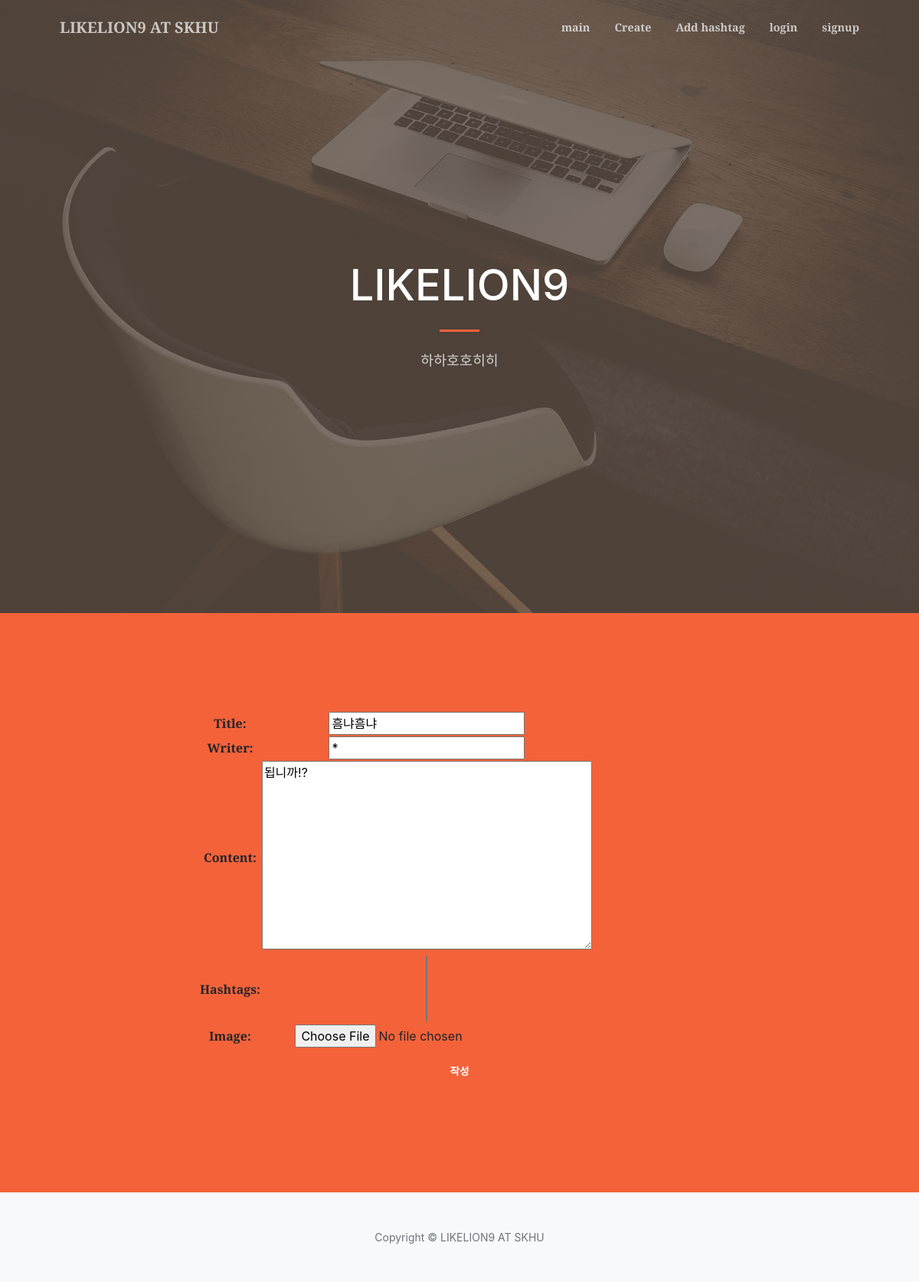
The app's page /edit/1/, older data.
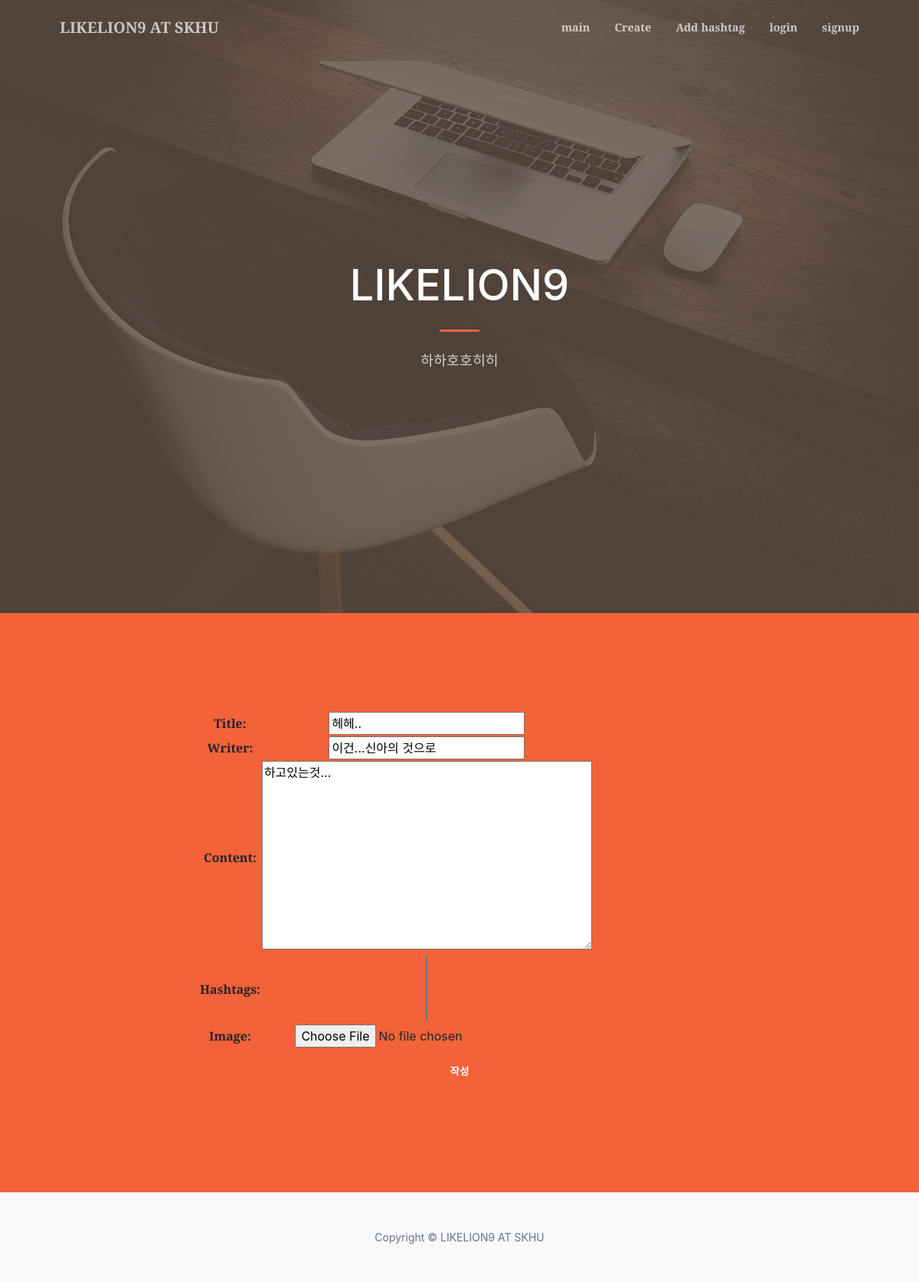
The same page, newer data.
### blog/models.py (models this page shows, shortened)
class Blog(models.Model):
    title = models.CharField(max_length=200)
    pub_date = models.DateField('date published')
    writer = models.CharField(max_length=15, default='닉네임을 입력해주세요')
    content = models.TextField()
    hashtags = models.ManyToManyField('Hashtag', blank=True)
    image = models.ImageField(upload_to='images/', blank=True)

### blog/views.py (the view)
# urls.py: path('edit/<str:id>/', blog.views.edit, name='edit'),
def edit(request, id):
    blog = get_object_or_404(Blog, id = id)
    if request.method == "POST":
        form = PostForm(request.POST, instance=blog)
        if form.is_valid():
           form.save(commit=False)
           form.save()
           form.save_m2m()
           return redirect('main')
    else:
        form = PostForm(instance=blog)
        return render(request, 'blog/edit.html', {'form':form})

### blog/forms.py
class PostForm(forms.ModelForm):
    class Meta:
        model = Blog
        fields = ['title', 'writer', 'content', 'hashtags', 'image']

### blog/templates/blog/edit.html (shortened to what this page needs)
{% extends 'blog/base.html' %}
{% block content %}
<section class="page-section bg-primary" id="about">
    <div class="container px-4 px-lg-5">
        <div class="row gx-4 gx-lg-5 justify-content-center">
            <div class="col-lg-8 text-center">
                <form method="POST">
                    <table>
                        {{form.as_table}}
                    </table>
                    <button class="btn btn-primary btn-xl" type="submit">작성</button>
                </form>
            </div>
        </div>
    </div>
</section>
{% endblock %}

Row changes from the older to the newer data that the page shows:
changed Blog: title "흠냐흠냐" → "헤헤.."; writer "*" → "이건...신아의 것으로"; content "됩니까!?" → "하고있는것..."
